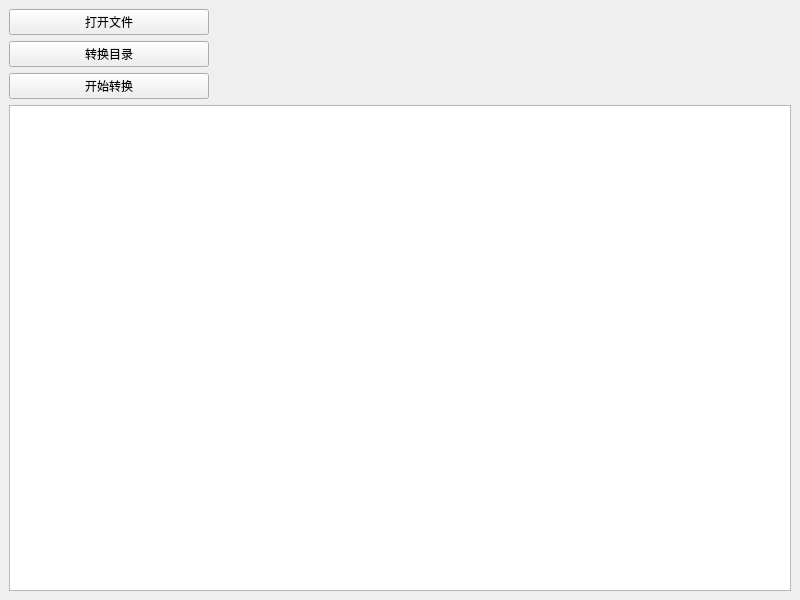
<?xml version="1.0" encoding="UTF-8"?>
<ui version="4.0">
 <class>MainWindow</class>
 <widget class="QMainWindow" name="MainWindow">
  <property name="geometry">
   <rect>
    <x>0</x>
    <y>0</y>
    <width>800</width>
    <height>600</height>
   </rect>
  </property>
  <property name="windowTitle">
   <string>wav convert c</string>
  </property>
  <widget class="QWidget" name="centralwidget">
   <layout class="QGridLayout" name="gridLayout">
    <item row="0" column="0">
     <widget class="QPushButton" name="btn_fileopen">
      <property name="maximumSize">
       <size>
        <width>200</width>
        <height>16777215</height>
       </size>
      </property>
      <property name="text">
       <string>打开文件</string>
      </property>
     </widget>
    </item>
    <item row="0" column="1">
     <widget class="QLabel" name="label_src">
      <property name="text">
       <string/>
      </property>
     </widget>
    </item>
    <item row="1" column="0">
     <widget class="QPushButton" name="btn_select_dst">
      <property name="text">
       <string>转换目录</string>
      </property>
     </widget>
    </item>
    <item row="1" column="1">
     <widget class="QLabel" name="label_dst">
      <property name="text">
       <string/>
      </property>
     </widget>
    </item>
    <item row="2" column="0">
     <widget class="QPushButton" name="btn_transfer">
      <property name="text">
       <string>开始转换</string>
      </property>
     </widget>
    </item>
    <item row="3" column="0" colspan="2">
     <widget class="QTextBrowser" name="text_state"/>
    </item>
   </layout>
  </widget>
 </widget>
 <resources/>
 <connections/>
</ui>
